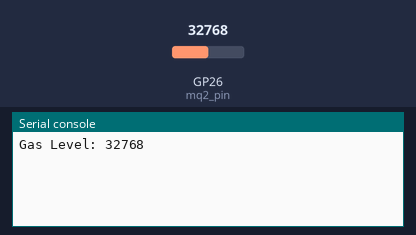
Bench run of a program on a simulated Raspberry Pi Pico running MicroPython. Parts: the last lines printed to the serial console. Inputs (shaded band) come from the test bench; at power-on: GP26 (mq2_pin) = 32768 (analog values on the 0–65535 scale).

Above: at 1.2 s.
1.3 s: GP26 (mq2_pin) set to 45874
At 2.9 s:
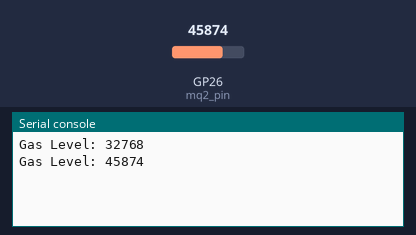
4.0 s: GP26 (mq2_pin) set to 57670
At 4.4 s:
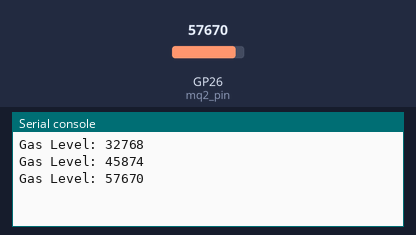
Timing chart, 0 to 7.0 s (numbered marks = the images above; inputs shaded):
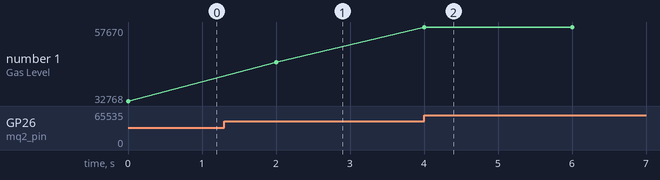

Measured:
- after the input at 1.3 s, the serial console: prints a new line after 0.70 s (image 1)
- after the input at 4.0 s, the serial console: prints a new line at once (image 2)
- plotted number 1: 32768 → 45874 after the input at 1.3 s, 45874 → 57670 after the input at 4.0 s

The program:

MQ2.py
```python
# -*- coding: utf-8 -*-
"""
MQ2

@author: User
"""
import machine
import time

mq2_pin = machine.ADC(26)

def read_mq2():
    gas_level = mq2_pin.read_u16()
    return gas_level

while True:
    gas_level = read_mq2()
    print("Gas Level:", gas_level)
    time.sleep(2)
```
